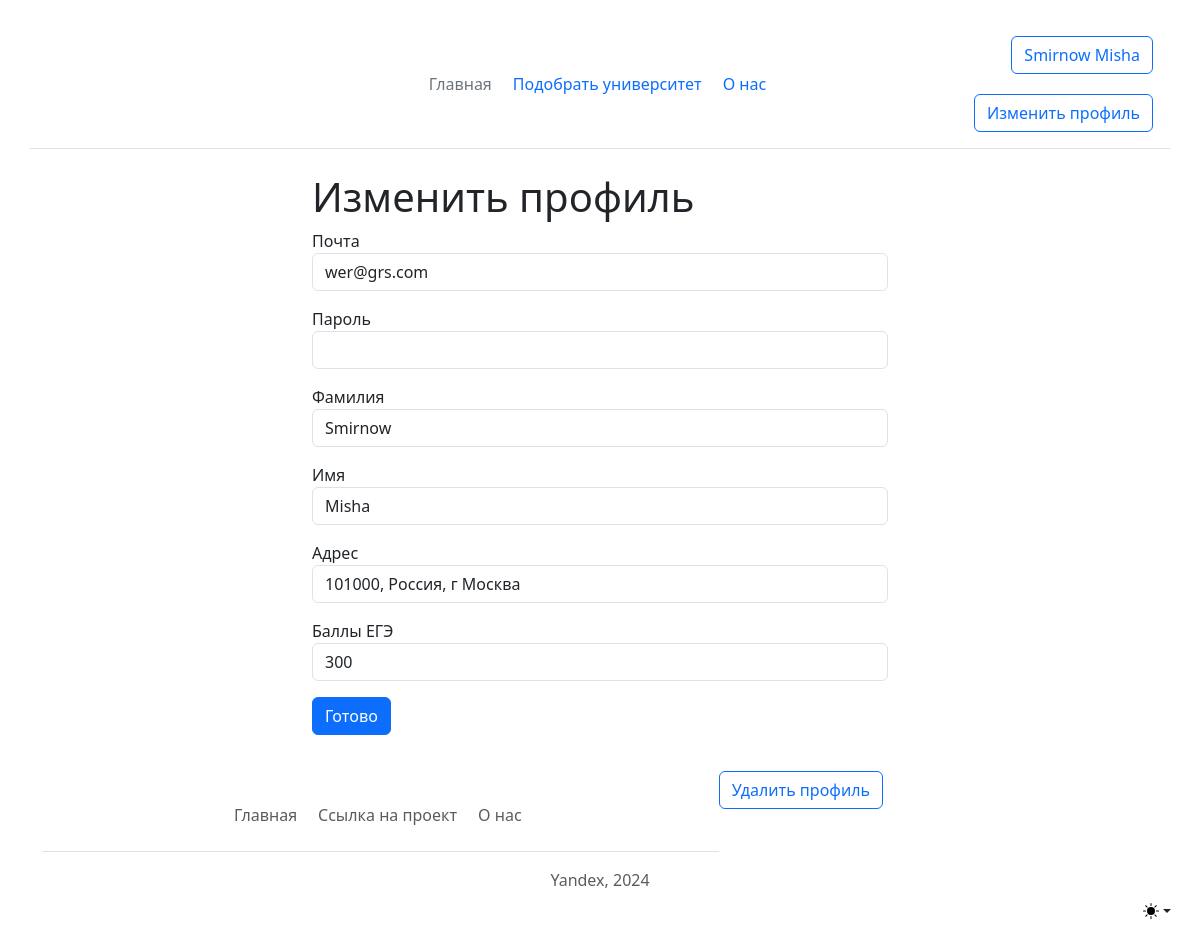
The app's page /user/5 (signed in) with its own data.
### data/users.py (models this page shows, shortened)
class User(SqlAlchemyBase, UserMixin, SerializerMixin):
    __tablename__ = 'users'
    id = sqlalchemy.Column(sqlalchemy.Integer,
                           primary_key=True, autoincrement=True)
    surname = sqlalchemy.Column(sqlalchemy.String, nullable=True)
    name = sqlalchemy.Column(sqlalchemy.String, nullable=True)
    email = sqlalchemy.Column(sqlalchemy.String,
                              index=True, unique=True, nullable=True)
    hashed_password = sqlalchemy.Column(sqlalchemy.String, nullable=True)
    modified_date = sqlalchemy.Column(sqlalchemy.DateTime,
                                      default=datetime.datetime.now)
    address = sqlalchemy.Column(sqlalchemy.String, nullable=True)
    min_ege_score = sqlalchemy.Column(sqlalchemy.Integer, nullable=True)
    type = sqlalchemy.Column(sqlalchemy.Integer, nullable=True)

### main.py (the view, shortened to what this page needs)
@app.route('/user/<int:id>', methods=['GET', 'POST'])
@login_required
def edit_job(id: int):
    form = UserForm()
    if request.method == 'GET':
        db_sess = db_session.create_session()
        if current_user.id == 1:
            user = db_sess.query(User).filter(User.id == id).first()
        else:
            user = db_sess.query(User).filter(User.id == id).first()
        if user:
            form.email.data = user.email
            form.surname.data = user.surname
            form.name.data = user.name
            form.address.data = user.address
            form.min_ege_score.data = user.min_ege_score
        else:
            abort(404)
    return render_template('user_change.html', title='Изменить работу', form=form)

### main.py
class UserForm(FlaskForm):
    email = EmailField('Почта', validators=[DataRequired(), Email()])
    password = PasswordField('Пароль', validators=[DataRequired()])
    surname = StringField('Фамилия', validators=[DataRequired()])
    name = StringField('Имя', validators=[DataRequired()])
    address = StringField('Адрес', validators=[DataRequired()])
    min_ege_score = StringField('Баллы ЕГЭ', validators=[DataRequired()])
    submit = SubmitField('Готово')

### data/db_session.py (called while the page is built)
def create_session() -> Session:
    global __factory
    return __factory()

### main.py (called while the page is built)
@login_manager.user_loader
def load_user(user_id: int):
    db_sess = db_session.create_session()
    return db_sess.query(User).get(user_id)

### templates/user_change.html (shortened to what this page needs)
{% extends "base.html" %}
{% block content %}
    <div class="dropdown position-fixed bottom-0 end-0 mb-3 me-3 bd-mode-toggle">
      <button class="btn btn-bd-primary py-2 dropdown-toggle d-flex align-items-center" id="bd-theme" type="button" aria-expanded="false" data-bs-toggle="dropdown" aria-label="Toggle theme (light)">
        <svg class="bi my-1 theme-icon-active" width="1em" height="1em"><use href="#sun-fill"></use></svg>
      </button>
    </div>
<main class="container form-signin w-50 m-auto">
    <h1>Изменить профиль</h1>
    <form action="" method="post">
        {% for elem in [form.email, form.password, form.surname, form.name, form.address, form.min_ege_score] %}
            <p>
                {{ elem.label }}
                {{ elem(class="form-control") }}
            </p>
        {% endfor %}
        <p>{{ form.submit(type="submit", class="btn btn-primary") }}</p>
        <a class="btn btn-outline-primary" href="http://localhost:5000/user_delete/{{ current_user.id }}">Удалить профиль</a>
    </form>
</main>
{% endblock %}

### templates/base.html (shortened to what this page needs)
<!DOCTYPE html>
<html lang="ru">
<head>
    <link rel="stylesheet" href="css/style.css">
    <link rel="stylesheet" href="{{url_for('static', filename='css/main.css') }}">
    <link rel="stylesheet" href="https://cdn.jsdelivr.net/npm/bootstrap@5.3.2/dist/css/bootstrap.min.css"
>
</head>
<body>
    <header class="container d-flex flex-wrap align-items-center justify-content-center justify-content-md-between py-3 mb-4 border-bottom">
    <div class="col-md-3 mb-2 mb-md-0">
        <a href="/" class="d-inline-flex link-body-emphasis text-decoration-none">
            <svg class="bi" width="40" height="32" role="img" aria-label="Bootstrap">
                <use xlink:href="#bootstrap"></use>
            </svg>
        </a>
    </div>
    <ul class="nav col-12 col-md-auto mb-2 justify-content-center mb-md-0">
        <li><a href="/home" class="nav-link px-2 link-secondary">Главная</a></li>
        <li><a href="/select_universities" class="nav-link px-2">Подобрать университет</a></li>
        <li><a href="/about" class="nav-link px-2">О нас</a></li>
    </ul>
    <div class="col-md-3 text-end">
            {% if current_user.is_authenticated %}
                <a class="btn btn-outline-primary" href="/logout">{{ current_user.surname }} {{ current_user.name }}</a>
                <a class="btn btn-outline-primary" href="/user/{{ current_user.id }}">Изменить профиль</a>
            {% else %}
                <a href="/login" type="button" class="btn btn-outline-primary me-2">Войти</a>
                <a href="/register" type="button" class="btn btn-outline-primary me-2">Создать аккаунт</a>
            {% endif %}
    </div>
    </header>
    {% block content %}{% endblock %}
    <footer class="container py-3 my-4">
    <ul class="nav justify-content-center border-bottom pb-3 mb-3">
        <li class="nav-item"><a href="/home" class="nav-link px-2 text-body-secondary">Главная</a></li>
        <li class="nav-item"><a href="https://github.com/Mishgite/Choosing_institute"
                                class="nav-link px-2 text-body-secondary">Ссылка на проект</a></li>
        <li class="nav-item"><a href="/about" class="nav-link px-2 text-body-secondary">О нас</a></li>
    </ul>
    <p class="text-center text-body-secondary">Yandex, 2024</p>
    </footer>
</body>
</html>

### static/css/style.css (style rules this page uses)
a { display: inline-block; float: right; margin-right: 5px; margin-top: 1.25em; }

### records on screen
User: surname "Smirnow", name "Misha"
User: email "wer@grs.com" "Smirnow" "Misha" "101000, Россия, г Москва" "300"

### other values on screen
{{ elem.label }} "Почта" "Пароль" "Фамилия" "Имя" "Адрес" "Баллы ЕГЭ"
